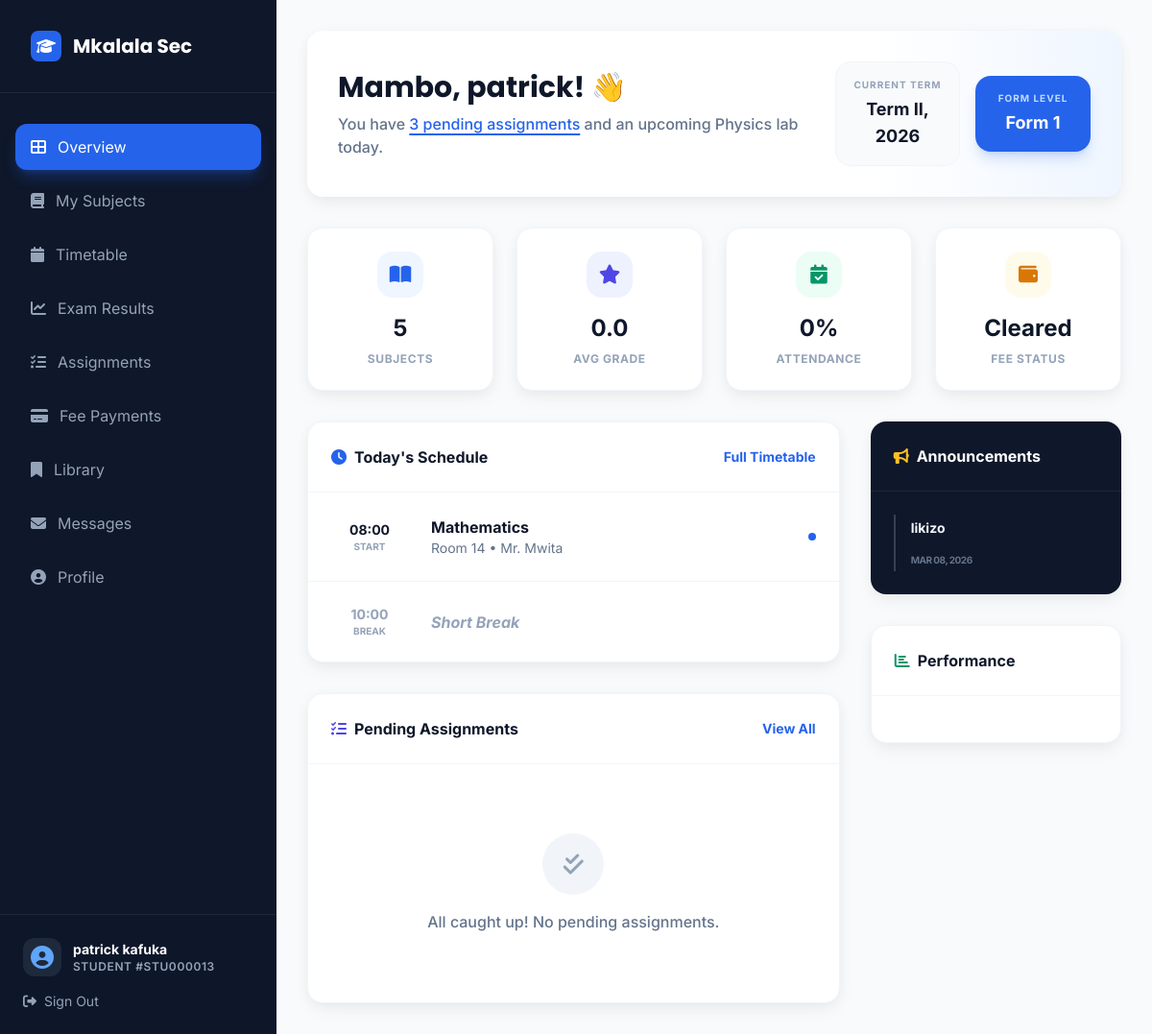
Page /dashboard/student/ (signed in) on the earlier database version.
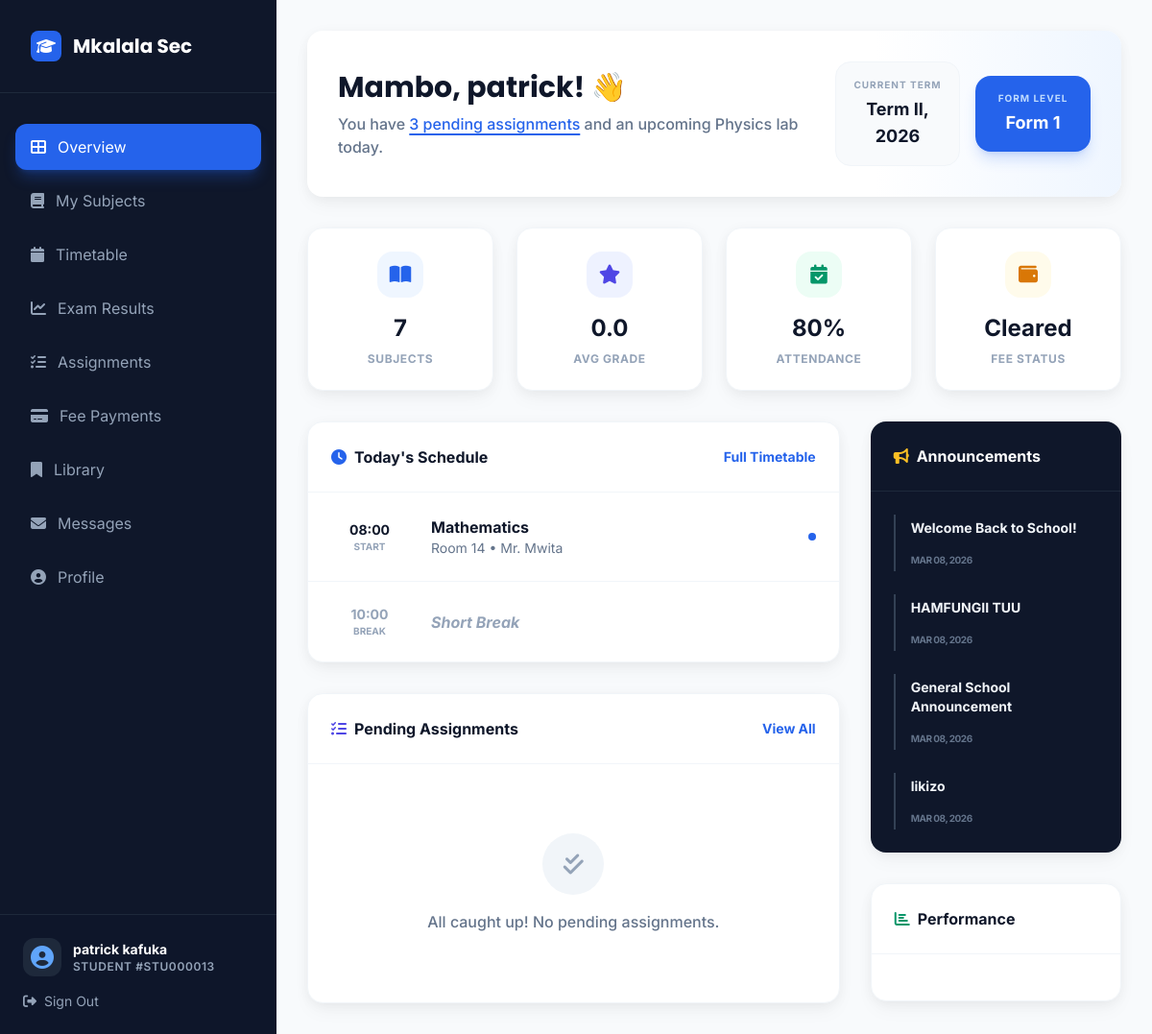
Same page on the later database version.
### core/models.py (models this page shows, shortened)
class Announcement(models.Model):
    TARGET_AUDIENCE_CHOICES = [
        ('All', _('All')),
        ('Students', _('Students')),
        ('Faculty', _('Faculty')),
        ('Parents', _('Parents')),
        ('Class', _('Specific Class')),
    ]
    title = models.CharField(max_length=MAX_TITLE_LENGTH)
    message = models.TextField()
    created_by = models.ForeignKey(User, on_delete=models.CASCADE)
    created_at = models.DateTimeField(auto_now_add=True)
    target_audience = models.CharField(max_length=50, choices=TARGET_AUDIENCE_CHOICES, default='All')
    target_class = models.ForeignKey('StudentClass', on_delete=models.SET_NULL, null=True, blank=True,
                                   help_text="Select class when target audience is 'Specific Class'")
    is_active = models.BooleanField(default=True)
    expires_at = models.DateTimeField(null=True, blank=True, help_text="When should this announcement expire?")

### core/views.py (the view, shortened to what this page needs)
# urls.py: path('dashboard/student/', views.StudentDashboardView.as_view(), name='student_dashboard'),
class StudentDashboardView(LoginRequiredMixin, UserPassesTestMixin, TemplateView):
    template_name = 'core/student_dashboard.html'
    def test_func(self):
        return is_student(self.request.user)
    def get_context_data(self, **kwargs):
        context = super().get_context_data(**kwargs)
        try:
            student = self.request.user.student_profile
        except StudentProfile.DoesNotExist:
            from .models import Department
            department, created = Department.objects.get_or_create(
                code='GEN',
                defaults={'name': 'General Studies', 'slug': 'general-studies'}
            )
            student = StudentProfile.objects.create(
                user=self.request.user,
                roll_number=f"STU{self.request.user.id:06d}",
                admission_year=timezone.now().year,
                current_semester=1,
                department=department
            )
        enrollments = Enrollment.objects.filter(
            student=student
        ).select_related(
            'course_offering__course',
            'course_offering__faculty'
        ).prefetch_related('attendances')
        enriched_enrollments = []
        total_present = 0
        total_sessions = 0
        for enrollment in enrollments:
            sessions = enrollment.attendances.all()
            total_classes = sessions.count()
            present_classes = sessions.filter(status='P').count()
            attendance_percentage = (present_classes / total_classes * 100) if total_classes > 0 else 0
            total_present += present_classes
            total_sessions += total_classes
            enriched_enrollments.append({
                'enrollment': enrollment,
                'attendance_percentage': attendance_percentage,
                'grade': getattr(enrollment, 'grade', None)
            })
        overall_attendance = (total_present / total_sessions * 100) if total_sessions > 0 else 0
        try:
            school_name = SystemSetting.objects.get(key='school_name').value
            school_motto = SystemSetting.objects.get(key='school_motto').value
            school_vision = SystemSetting.objects.get(key='school_vision').value
            school_mission = SystemSetting.objects.get(key='school_mission').value
            school_address = SystemSetting.objects.get(key='school_address').value
            school_phone = SystemSetting.objects.get(key='school_phone').value
            school_email = SystemSetting.objects.get(key='school_email').value
            school_website = SystemSetting.objects.get(key='school_website').value
            school_founded_year = SystemSetting.objects.get(key='school_founded_year').value
            school_type = SystemSetting.objects.get(key='school_type').value
            school_registration = SystemSetting.objects.get(key='school_registration').value
            school_exam_center = SystemSetting.objects.get(key='school_exam_center').value
        except (SystemSetting.DoesNotExist, KeyError):
            school_name = 'Mkalala Secondary School'
            school_motto = 'Education for Excellence'
            school_vision = 'To be a center of academic excellence and moral development'
            school_mission = 'To provide quality education that prepares students for higher education and life challenges'
            school_address = 'P.O. Box 1234, Mkalala, Tanzania'
            school_phone = '+255 123 456 789'
            school_email = 'info@mkalala.sc.tz'
            school_website = 'www.mkalala.sc.tz'
            school_founded_year = '2005'
            school_type = 'O-Level Secondary School'
            school_registration = 'REG.12345/6789'
            school_exam_center = 'CSEE/FTNA Center'
        school_info = {
            'name': school_name,
            'motto': school_motto,
            'vision': school_vision,
            'mission': school_mission,
            'address': school_address,
            'phone': school_phone,
            'email': school_email,
            'website': school_website,
            'founded_year': school_founded_year,
            'school_type': school_type,
            'registration_number': school_registration,
            'examination_center': school_exam_center,
        }
        necta_exams = NECTAExam.objects.filter(student=student).order_by('-exam_year', '-exam_month')
        average_grade = self.calculate_average_grade(necta_exams)
        academic_performance = {
            'total_exams': necta_exams.count(),
            'average_grade': average_grade,
            'best_subject': self.get_best_subject(necta_exams),
            'subjects_taken': necta_exams.values_list('subject', flat=True).distinct().count(),
            'recent_exams': necta_exams[:5],
            'progress_stroke_dasharray': (average_grade + 5) * 31.4,  # Calculate for SVG progress ring
        }
        fees = Fee.objects.filter(student=student).order_by('-due_date')
        fee_summary = {
            'total_fees': fees.aggregate(total=DBSum('amount'))['total'] or 0,
            'paid_fees': fees.filter(is_paid=True).aggregate(total=DBSum('amount'))['total'] or 0,
            'outstanding_fees': fees.filter(is_paid=False).aggregate(total=DBSum('amount'))['total'] or 0,
            'overdue_fees': fees.filter(is_paid=False, due_date__lt=timezone.now().date()).count(),
            'recent_fees': fees[:5],
        }
        borrowed_books = BorrowedBook.objects.filter(student=student, return_date__isnull=True)
        library_info = {
            'active_borrowed_books': borrowed_books.count(),
            'overdue_books': borrowed_books.filter(due_date__lt=timezone.now().date()).count(),
            'total_borrowed_history': BorrowedBook.objects.filter(student=student).count(),
            'recent_borrowed': borrowed_books[:5],
        }
        participations = Participation.objects.filter(student=student).select_related('activity')
        activity_info = {
            'total_activities': participations.count(),
            'attended_activities': participations.filter(attended=True).count(),
            'upcoming_activities': Activity.objects.filter(date__gte=timezone.now())[:5],
            'recent_participations': participations.order_by('-registered_on')[:5],
        }
        achievements = Achievement.objects.filter(student=student).order_by('-date_awarded')
        unread_messages = Message.objects.filter(recipient=self.request.user, is_read=False).count()
        notifications = Notification.objects.filter(recipient=self.request.user, is_read=False).order_by('-created_at')[:5]
        context.update({
            'student': student,
            'enriched_enrollments': enriched_enrollments,
            'overall_attendance': overall_attendance,
            'recent_assignments': Assignment.objects.filter(
                course_offering__id__in=[e['enrollment'].course_offering_id for e in enriched_enrollments]
            ).select_related('course_offering__course').order_by('-created_at')[:5],
            'school_info': school_info,
            'upcoming_exams': ExamSchedule.objects.filter(
                course__in=[e.course_offering.course for e in enrollments],
                date__gte=timezone.now()
            ).order_by('date')[:5],
            'academic_performance': academic_performance,
            'fee_summary': fee_summary,
            'unpaid_fees': Fee.objects.filter(student=student, is_paid=False),
            'library_info': library_info,
            'activity_info': activity_info,
            'achievements': achievements,
            'recent_announcements': Announcement.objects.filter(
                Q(target_audience='All') | Q(target_audience='Students')
            ).order_by('-created_at')[:5],
            'unread_messages': unread_messages,
            'notifications': notifications,
            'available_courses': self.get_available_courses(student),
            'current_calendar': SchoolCalendar.objects.filter(is_current=True).first(),
        })
        return context
    def calculate_average_grade(self, necta_exams):
        if not necta_exams:
            return 0.0
        total_points = sum(exam.get_grade_points() for exam in necta_exams)
        return total_points / necta_exams.count()
    def get_best_subject(self, necta_exams):
        if not necta_exams:
            return None
    def get_available_courses(self, student):
        enrolled_course_ids = Enrollment.objects.filter(
            student=student
        ).values_list('course_offering__course__id', flat=True)
        current_semester = Semester.objects.filter(is_current=True).first()
        if current_semester:
            available_courses = CourseOffering.objects.filter(
                semester=current_semester
            ).exclude(
                course__id__in=enrolled_course_ids
            ).select_related('course', 'faculty').order_by('course__name')
            return available_courses
        return CourseOffering.objects.none()

### core/models.py (called while the page is built)
    def get_current_level_display(self):
        if self.department.education_level == 'olevel':
            return f"Form {self.current_form}"
        else:
            return f"Semester {self.current_semester}" if self.current_semester else "N/A"

### core/utils.py (called while the page is built)
def is_student(user):
    return hasattr(user, 'student_profile')

### templates/core/student_dashboard.html (shortened to what the changed rows need)
{% extends "core/base_dashboard.html" %}
{% load static %}
{% block main_content %}
<div class="card-premium p-8 relative overflow-hidden bg-white border-none shadow-soft">
    <div class="relative z-10 flex flex-col md:flex-row md:items-center justify-between gap-6">
        <div class="space-y-2">
            <h1 class="text-3xl font-display font-bold text-slate-900">Mambo, {{ user.first_name|default:user.username }}! 👋</h1>
        </div>
    </div>
</div>
<div class="grid grid-cols-1 sm:grid-cols-2 lg:grid-cols-4 gap-6">
    <div class="stat-card-modern">
        <div class="stat-icon bg-blue-50 text-blue-600">
            <i class="fas fa-book-open"></i>
        </div>
        <p class="text-2xl font-bold">{{ academic_performance.subjects_taken|default:enriched_enrollments|length|default:"0" }}</p>
        <p class="text-xs font-bold text-slate-400 uppercase tracking-wider">Subjects</p>
    </div>
    <div class="stat-card-modern">
        <div class="stat-icon bg-emerald-50 text-emerald-600">
            <i class="fas fa-calendar-check"></i>
        </div>
        <p class="text-2xl font-bold">{{ overall_attendance|floatformat:0|default:"0" }}%</p>
        <p class="text-xs font-bold text-slate-400 uppercase tracking-wider">Attendance</p>
    </div>
</div>
<div class="grid grid-cols-1 lg:grid-cols-3 gap-8">
    <div class="space-y-8">
        <div class="card-premium bg-slate-900 text-white border-none">
            <div class="p-6 space-y-6">
                {% for announcement in recent_announcements %}
                    <div class="space-y-2 border-l-2 border-slate-700 pl-4 py-1">
                        <h4 class="text-sm font-bold text-slate-100">{{ announcement.title }}</h4>
                        <p class="text-[10px] font-bold text-slate-500 uppercase tracking-tighter">{{ announcement.created_at|date:"M d, Y" }}</p>
                    </div>
                {% empty %}
                    <p class="text-slate-500 text-center py-4">No new updates.</p>
                {% endfor %}
            </div>
        </div>
    </div>
</div>
{% endblock %}

Differences in the rows shown:
added Announcement: title "Welcome Back to School!", created_at "MAR 08, 2026"
added Announcement: title "HAMFUNGII TUU", created_at "MAR 08, 2026"
added Announcement: title "General School Announcement", created_at "MAR 08, 2026"
Other differences:
{{ overall_attendance|floatformat:0|default:"0" }}: "0" → "80"
text no longer shown: "5"
text now shown: "7"
